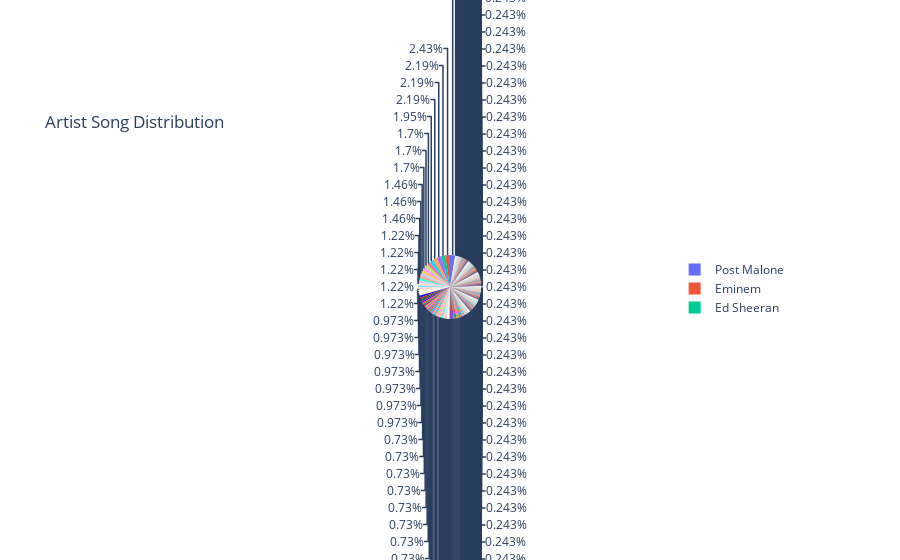

The notebook cell this image was saved under:
### Code cell
pieChartArtist(testTracksDFPopularity, 'Popularity', 'Artist Song Distribution', 80)

### Figure 1 — Plotly figure (JSON) as saved in the notebook; plotly's stock layout.template omitted (floating-point values rounded to 4 significant figures; data arrays with more than 128 entries replaced by an {"elided": "..."} marker saying what was removed)
{"data": [{"domain": {"x": [0, 1], "y": [0, 1]}, "hovertemplate": "Artist=%{label}<br>value=%{value}<extra></extra>", "labels": {"elided": "229 str values"}, "legendgroup": "", "name": "", "showlegend": true, "type": "pie", "values": {"elided": "229 int values"}}], "layout": {"legend": {"tracegroupgap": 0}, "title": {"text": "Artist Song Distribution"}}}
